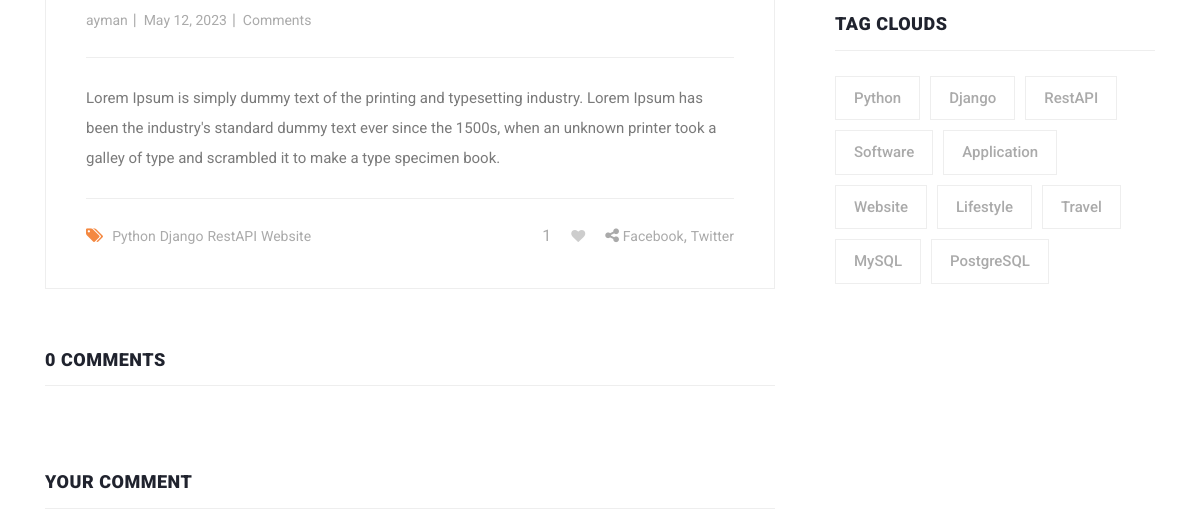
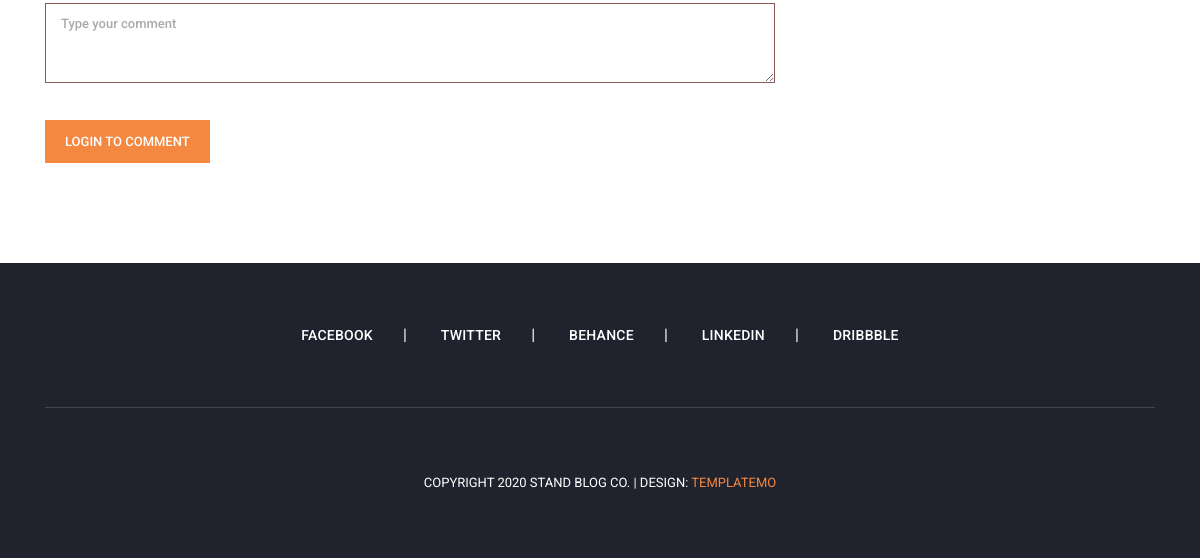
Before: /blog/website-design-using-django-framework/ (lower part) with the older database file (2 pictures, top to bottom).
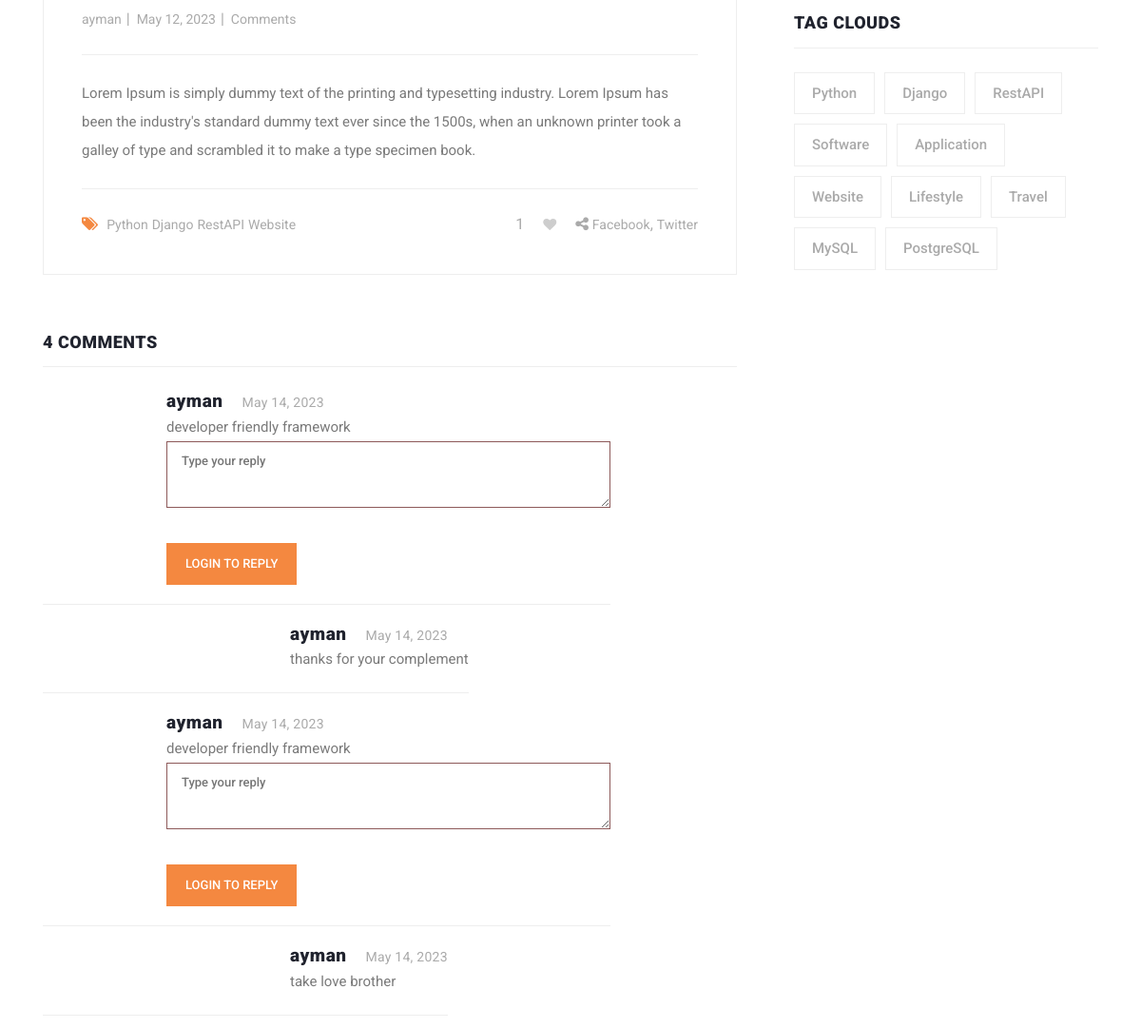
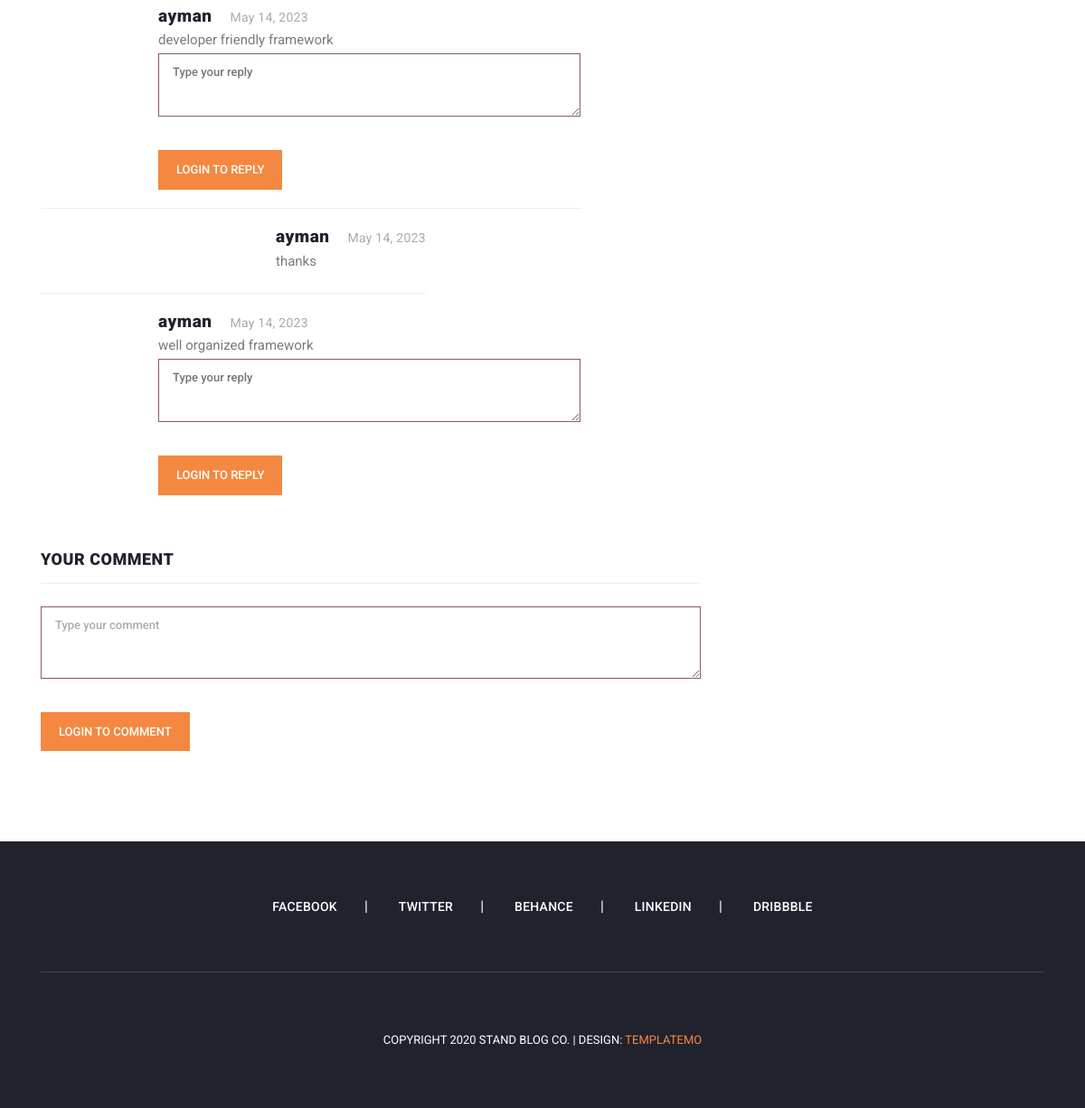
After: the same page with the newer database file (2 pictures, top to bottom).
### blog/models.py (models this page shows, shortened)
class Tag(models.Model):
    title = models.CharField(max_length=100)
    slug = models.SlugField(null=True, blank=True)
    created_date = models.DateField(auto_now_add=True)

class Blog(models.Model):
    user = models.ForeignKey(User, related_name='user_blogs', on_delete=models.CASCADE)
    category = models.ForeignKey(Category, related_name='category_blogs', on_delete=models.CASCADE)
    tags = models.ManyToManyField(Tag, related_name='tag_blogs', blank=True)
    likes = models.ManyToManyField(User, related_name='user_likes', blank=True)
    title = models.CharField(max_length=250)
    slug = models.SlugField(null=True, blank=True)
    banner = models.ImageField(upload_to='blog_banners')
    description = models.CharField(max_length=1000)
    created_date = models.DateField(auto_now_add=True)

class Comment(models.Model):
    user = models.ForeignKey(User, related_name='user_comments', on_delete=models.CASCADE)
    blog = models.ForeignKey(Blog, related_name='blog_comments', on_delete=models.CASCADE)
    text = models.TextField()
    created_date = models.DateField(auto_now_add=True)

class Reply(models.Model):
    user = models.ForeignKey(User, related_name='user_replies', on_delete=models.CASCADE)
    comment = models.ForeignKey(Comment, related_name='comment_replies', on_delete=models.CASCADE)
    text = models.TextField()
    created_date = models.DateField(auto_now_add=True)

### account/models.py (models this page shows, shortened)
class User(AbstractUser):
    email = models.EmailField(max_length=150, unique=True, error_messages={
        "unique":"Email must be unique"
    })
    image = models.ImageField(null=True, blank=True, upload_to="user-images")
    REQUIRED_FIELDS = ["email"]
    objects = CustomUserManager()
    def get_profile_picture(self):
        url = ""
        try:
            url = self.image.url
        except:
            url = ""
        return url

### blog/views.py (the view)
# urls.py: path('blog/<str:slug>/', views.blog_details, name='blog_details'),
def blog_details(request, slug):
    blog = get_object_or_404(Blog, slug=slug)
    category = Category.objects.get(id=blog.category.id)
    comments = blog.blog_comments.all()
    related_blogs = category.category_blogs.all()
    tags = Tag.objects.order_by('created_date')
    liked_by = request.user in blog.likes.all()
    context = {
        'blog' : blog,
        'comments' : comments,
        'related_blogs' : related_blogs,
        'tags' : tags,
        'liked_by' : liked_by
    }
    return render(request, 'blog-details.html', context)

### blog/context_processors.py (called while the page is built)
def get_all_categories(request):
    categories = Category.objects.order_by('-created_date')
    context = {
        'categories' : categories
    }
    return context

def get_all_tags(request):
    tags = Tag.objects.order_by('-created_date')
    context = {
        'tags' : tags
    }
    return context

### templates/blog-details.html (shortened to what the changed rows need)
{% extends 'base.html' %}
{% load static %}
{% block content %}
  <section class="blog-posts grid-system">
    <div class="container">
      <div class="row">
        <div class="col-lg-8">
          <div class="all-blog-posts">
            <div class="row">
              <div class="col-lg-12">
                <div class="blog-post">
                  <div class="down-content">
                    <ul class="post-info">
                      <li><a href="#">{{blog.user.username}}</a></li>
                      <li><a href="#">{{blog.created_date}}</a></li>
                      <li><a href="#">{{blog.comment.all.count}} Comments</a></li>
                    </ul>
                    <p>{{blog.description}}</p>
                    <div class="post-options">
                      <div class="row">
                        <div class="col-6">
                          <ul class="post-tags">
                            {% if blog.tags.all.count > 0 %}
                              {% for tag in blog.tags.all %}
                              <li><a href="#">{{tag.title}}</a></li>
                              {% endfor %}
                            {% else %}
                              None
                            {% endif %}
                          </ul>
                        </div>
                        {% if request.user.is_authenticated %}
                        <div class="col-6">
                          <ul class="post-share">
                            <li id="like-count">{{blog.likes.count}}</li>
                            {% if liked_by %}
                            <li class="pl-3 pr-3"><a href="javascript:void(0);"><i id="like-icon" data-blog="{{blog.id}}" class="fa fa-heart"></i></a></li>
                            {% else %}
                            <li class="pl-3 pr-3"><a href="javascript:void(0);"><i id="like-icon" data-blog="{{blog.id}}" class="fa fa-heart empty-heart"></i></a></li>
                            {% endif %}
                            <li><i class="fa fa-share-alt"></i></li>
                            <li><a href="#">Facebook</a>,</li>
                            <li><a href="#"> Twitter</a></li>
                          </ul>
                        </div>
                        {% else %}
                        <div class="col-6">
                          <ul class="post-share">
                            <li id="like-count">{{blog.likes.all.count}}</li>
                            {% if liked_by %}
                            <li class="pl-3 pr-3"><a href="{% url 'home' %}"><i id="like-icon" data-blog="{{blog.id}}" class="fa fa-heart"></i></a></li>
                            {% else %}
                            <li class="pl-3 pr-3"><a href="{% url 'home' %}"><i id="like-icon" data-blog="{{blog.id}}" class="fa fa-heart empty-heart"></i></a></li>
                            {% endif %}
                            <li><i class="fa fa-share-alt"></i></li>
                            <li><a href="#">Facebook</a>,</li>
                            <li><a href="#"> Twitter</a></li>
                          </ul>
                        </div>
                        {% endif %}
                      </div>
                    </div>
                  </div>
                </div>
              </div>
              <div class="col-lg-12">
                <div class="sidebar-item comments">
                  <div class="sidebar-heading">
                    <h2>{{blog.blog_comments.all.count}} comments</h2>
                  </div>
                  <div class="content">
                    <ul>
                      {% for comment in comments %}
                        <li>
                          <div class="right-content">
                            <h4>{{comment.user.username}}<span>{{comment.created_date}}</span></h4>
                            <p>{{comment.text}}</p>
                            <form class="submit-reply" id="comment" action="{% url 'add_reply' blog.id comment.id %}" method="post">
                              <div class="row">
                                <div class="col-lg-12">
                                  <fieldset>
                                    <textarea name="text" id="message" placeholder="Type your reply" required=""></textarea>
                                  </fieldset>
                                </div>
                                <div class="col-lg-12">
                                  <fieldset>
                                    {% if request.user.is_authenticated %}
                                      <button type="submit" id="form-submit" class="main-button reply-button">Submit</button>
                                    {% else %}
                                      <a type="submit" href="#" id="form-submit" class="main-button reply-button">Login to reply</a>
                                    {% endif %}
                                  </fieldset>
                                </div>
                              </div>
                            </form>
                          </div>
                        </li>
                          {% for reply in comment.comment_replies.all %}
                          <li class="replied">
                            <div class="right-content">
                              <h4>{{reply.user.username}}<span>{{reply.created_date}}</span></h4>
                              <p>{{reply.text}}</p>
                            </div>
                          </li>
                          {% endfor %}
                        {% endfor %}
                    </ul>
                  </div>
                </div>
              </div>
              <div class="col-lg-12">
                <div class="sidebar-item submit-comment">
                  <div class="sidebar-heading">
                    <h2>Your comment</h2>
                  </div>
                </div>
              </div>
            </div>
          </div>
        </div>
        <div class="col-lg-4">
          <div class="sidebar">
            <div class="row">
              <div class="col-lg-12">
                <div class="sidebar-item tags">
                  <div class="sidebar-heading">
                    <h2>Tag Clouds</h2>
                  </div>
                  <div class="content">
                    <ul>
                      {% for tag in tags %}
                      <li><a href="#">{{tag.title}}</a></li>
                      {% endfor %}
                    </ul>
                  </div>
                </div>
              </div>
            </div>
          </div>
        </div>
      </div>
    </div>
  </section>
{% endblock content %}

Changed rows visible on the page:
computed for Blog "ayman": blog_comments.all.count "0" → "4"
added Comment: user.username "ayman", created_date "May 14, 2023", text "developer friendly framework"
added Reply: user.username "ayman", created_date "May 14, 2023", text "thanks for your complement"
added Comment: user.username "ayman", created_date "May 14, 2023", text "developer friendly framework"
added Reply: user.username "ayman", created_date "May 14, 2023", text "take love brother"
added Comment: user.username "ayman", created_date "May 14, 2023", text "developer friendly framework"
added Reply: user.username "ayman", created_date "May 14, 2023", text "thanks"
added Comment: user.username "ayman", created_date "May 14, 2023", text "well organized framework"
